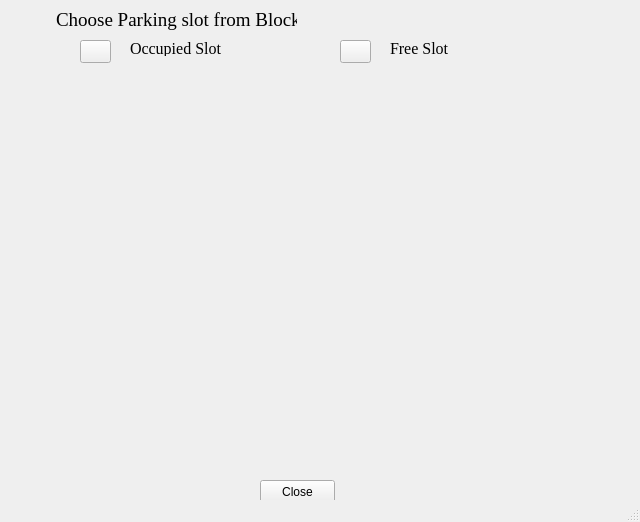
<?xml version="1.0" encoding="UTF-8"?>
<ui version="4.0">
 <class>MainWindow</class>
 <widget class="QMainWindow" name="MainWindow">
  <property name="geometry">
   <rect>
    <x>0</x>
    <y>0</y>
    <width>640</width>
    <height>522</height>
   </rect>
  </property>
  <property name="windowTitle">
   <string>MainWindow</string>
  </property>
  <widget class="QWidget" name="centralwidget">
   <widget class="QWidget" name="gridLayoutWidget">
    <property name="geometry">
     <rect>
      <x>40</x>
      <y>70</y>
      <width>531</width>
      <height>401</height>
     </rect>
    </property>
    <layout class="QGridLayout" name="gridLayout"/>
   </widget>
   <widget class="QLabel" name="label">
    <property name="geometry">
     <rect>
      <x>56</x>
      <y>10</y>
      <width>241</width>
      <height>20</height>
     </rect>
    </property>
    <property name="font">
     <font>
      <family>Times New Roman</family>
      <pointsize>14</pointsize>
     </font>
    </property>
    <property name="text">
     <string>Choose Parking slot from Block</string>
    </property>
   </widget>
   <widget class="QPushButton" name="btn_close">
    <property name="geometry">
     <rect>
      <x>260</x>
      <y>480</y>
      <width>75</width>
      <height>23</height>
     </rect>
    </property>
    <property name="text">
     <string>Close</string>
    </property>
   </widget>
   <widget class="QLabel" name="label_Block">
    <property name="geometry">
     <rect>
      <x>310</x>
      <y>10</y>
      <width>121</width>
      <height>20</height>
     </rect>
    </property>
    <property name="font">
     <font>
      <family>Times New Roman</family>
      <pointsize>14</pointsize>
     </font>
    </property>
    <property name="text">
     <string/>
    </property>
   </widget>
   <widget class="QLabel" name="label_2">
    <property name="geometry">
     <rect>
      <x>130</x>
      <y>40</y>
      <width>101</width>
      <height>16</height>
     </rect>
    </property>
    <property name="font">
     <font>
      <family>Times New Roman</family>
      <pointsize>12</pointsize>
     </font>
    </property>
    <property name="text">
     <string>Occupied Slot</string>
    </property>
   </widget>
   <widget class="QPushButton" name="color_red">
    <property name="geometry">
     <rect>
      <x>80</x>
      <y>40</y>
      <width>31</width>
      <height>23</height>
     </rect>
    </property>
    <property name="text">
     <string/>
    </property>
   </widget>
   <widget class="QPushButton" name="color_green">
    <property name="geometry">
     <rect>
      <x>340</x>
      <y>40</y>
      <width>31</width>
      <height>23</height>
     </rect>
    </property>
    <property name="text">
     <string/>
    </property>
   </widget>
   <widget class="QLabel" name="label_3">
    <property name="geometry">
     <rect>
      <x>390</x>
      <y>40</y>
      <width>71</width>
      <height>16</height>
     </rect>
    </property>
    <property name="font">
     <font>
      <family>Times New Roman</family>
      <pointsize>12</pointsize>
     </font>
    </property>
    <property name="text">
     <string>Free Slot</string>
    </property>
   </widget>
  </widget>
  <widget class="QStatusBar" name="statusbar"/>
 </widget>
 <resources/>
 <connections/>
</ui>
